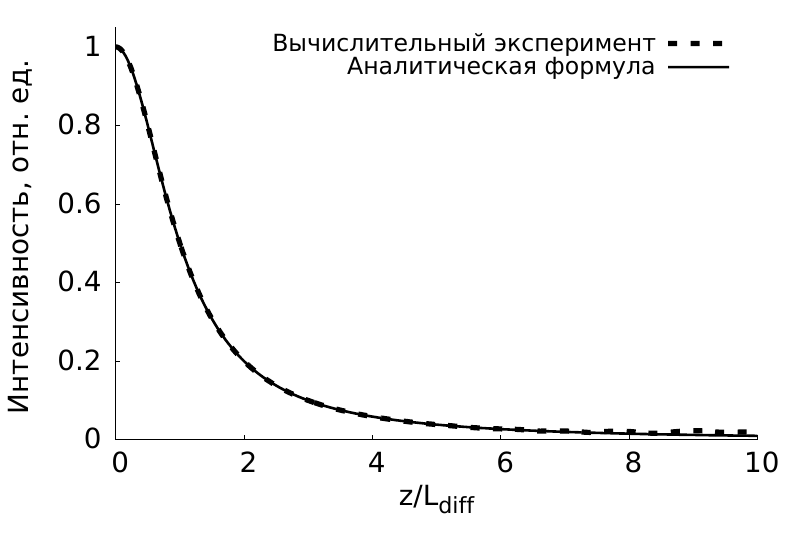

This figure's gnuplot source:
load "./gnuplot_styles.gp"

set terminal postscript eps enhanced size @eps_size @linewidth @dashlength @font_small

set output "./graph.eps"

set xlabel "z/L_{diff}" @font_big
set xrange [0:10]
set ylabel "Интенсивность, отн. ед." @font_big
set yrange [0:1.05]
set border 3
set xtics nomirror @font_big
set ytics nomirror @font_big
set key top right

set multiplot

plot \
	"log.txt" using 1:2 with lines linestyle 12 title "Вычислительный эксперимент", \
	"log.txt" using 1:3 with lines linestyle 8  title "Аналитическая формула"

unset multiplot

exit

